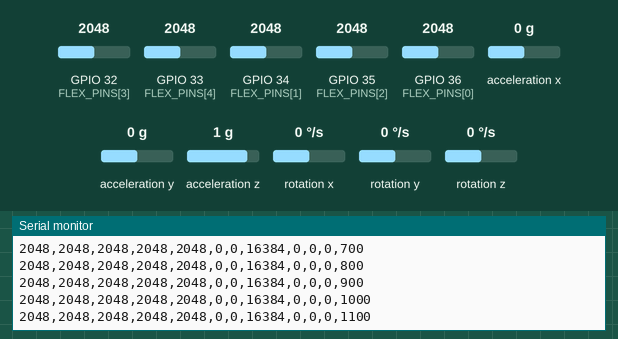
The sketch below on a simulated ESP32. Parts: the last lines printed to the serial monitor. Inputs (shaded band) come from the test bench; at power-on: acceleration x 0 g, GPIO 32 (FLEX_PINS[3]) = 2048, GPIO 33 (FLEX_PINS[4]) = 2048, GPIO 34 (FLEX_PINS[1]) = 2048, GPIO 35 (FLEX_PINS[2]) = 2048, GPIO 36 (FLEX_PINS[0]) = 2048, acceleration y 0 g, acceleration z 1 g, rotation x 0 °/s, rotation y 0 °/s, rotation z 0 °/s.

Above: at 1.2 s.
1.3 s: acceleration x set to -1.4 g
At 1.31 s:
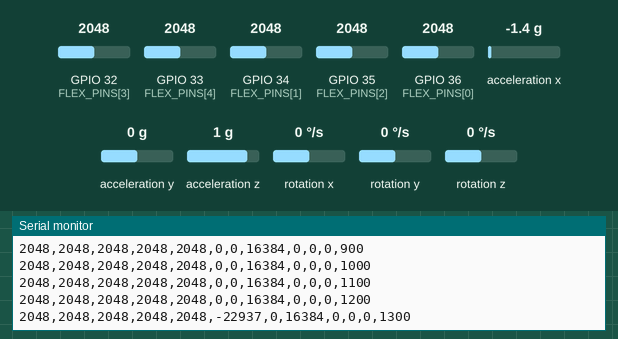
2.8 s: GPIO 32 (FLEX_PINS[3]) set to 2866
At 2.81 s:
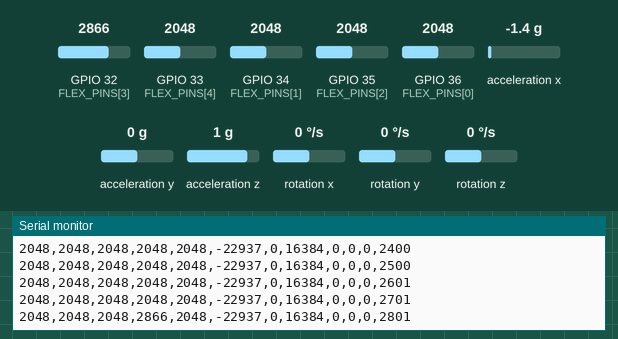
4.3 s: GPIO 33 (FLEX_PINS[4]) set to 2866
At 4.31 s:
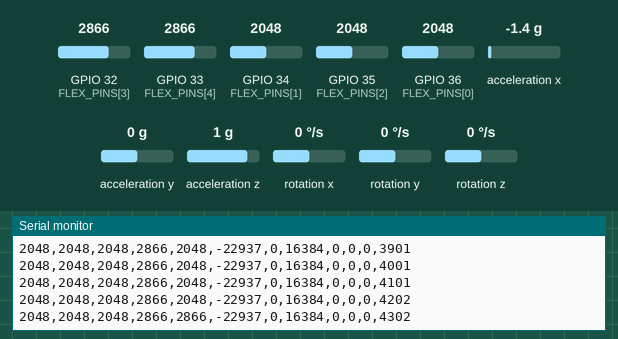
5.8 s: GPIO 34 (FLEX_PINS[1]) set to 2866
At 5.81 s:
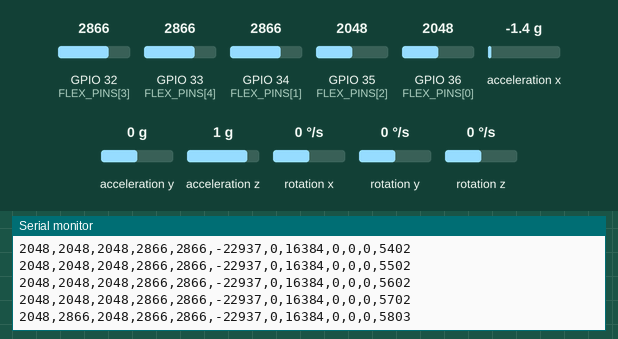
7.3 s: GPIO 35 (FLEX_PINS[2]) set to 2866
At 7.31 s:
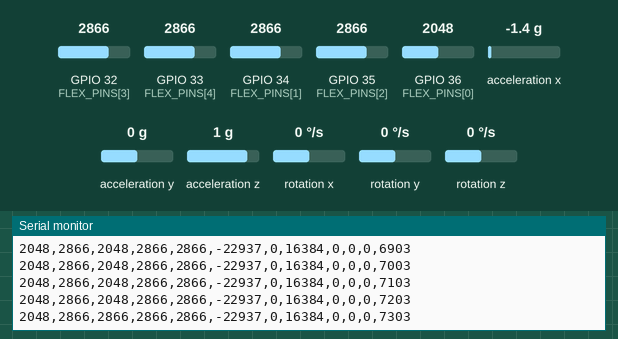
8.8 s: GPIO 36 (FLEX_PINS[0]) set to 2866
At 8.81 s:
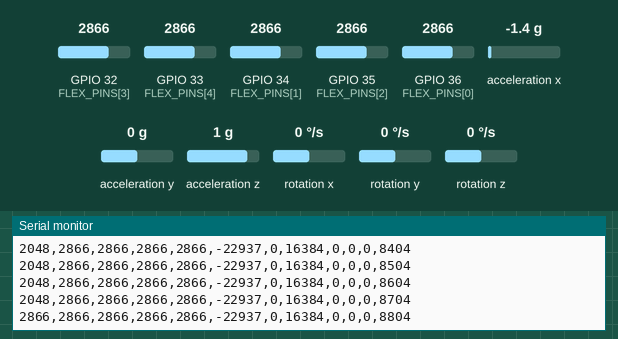

The sketch:

sketch_realtime.ino
```cpp
/*
  Optimized Sign-Glove Arduino Sketch
  -----------------------------------
  Reads 5 flex sensors and an MPU6050 IMU using an ESP32.
  Outputs CSV to serial for real-time gesture prediction.
*/

#include <Wire.h>
#include <MPU6050.h>

MPU6050 mpu;

// Flex sensor pins (ESP32 ADC pins)
const int FLEX_PINS[5] = {36, 34, 35, 32, 33};
const int NUM_FLEX = 5;

// Sampling rate (ms)
const unsigned long SAMPLE_INTERVAL = 100; // 10 Hz
unsigned long lastSampleTime = 0;

void setup() {
  Serial.begin(115200);
  Wire.begin();

  mpu.initialize();
  if (!mpu.testConnection()) {
    Serial.println("MPU6050 connection failed");
    while (1); // Halt if MPU6050 is not connected
  }
  Serial.println("MPU6050 connected");

  // Optional: CSV header
  Serial.println("flex1,flex2,flex3,flex4,flex5,accX,accY,accZ,gyroX,gyroY,gyroZ,timestamp");
}

void loop() {
  unsigned long now = millis();
  if (now - lastSampleTime < SAMPLE_INTERVAL) return;
  lastSampleTime = now;

  // --- Read flex sensors ---
  int flex[NUM_FLEX];
  for (int i = 0; i < NUM_FLEX; i++) {
    flex[i] = analogRead(FLEX_PINS[i]);
  }

  // --- Read MPU6050 accelerometer and gyroscope ---
  int16_t ax, ay, az, gx, gy, gz;
  mpu.getMotion6(&ax, &ay, &az, &gx, &gy, &gz);

  // --- Print CSV line ---
  for (int i = 0; i < NUM_FLEX; i++) {
    Serial.print(flex[i]);
    Serial.print(",");
  }
  Serial.print(ax); Serial.print(",");
  Serial.print(ay); Serial.print(",");
  Serial.print(az); Serial.print(",");
  Serial.print(gx); Serial.print(",");
  Serial.print(gy); Serial.print(",");
  Serial.print(gz); Serial.print(",");
  Serial.println(now); // timestamp
}
```

Measured:
- after the input at 1.3 s, the serial monitor: prints a new line at once (image 1)
- after the input at 2.8 s, the serial monitor: prints a new line at once (image 2)
- after the input at 4.3 s, the serial monitor: prints a new line at once (image 3)
- after the input at 5.8 s, the serial monitor: prints a new line at once (image 4)
- after the input at 7.3 s, the serial monitor: prints a new line at once (image 5)
- after the input at 8.8 s, the serial monitor: prints a new line at once (image 6)
